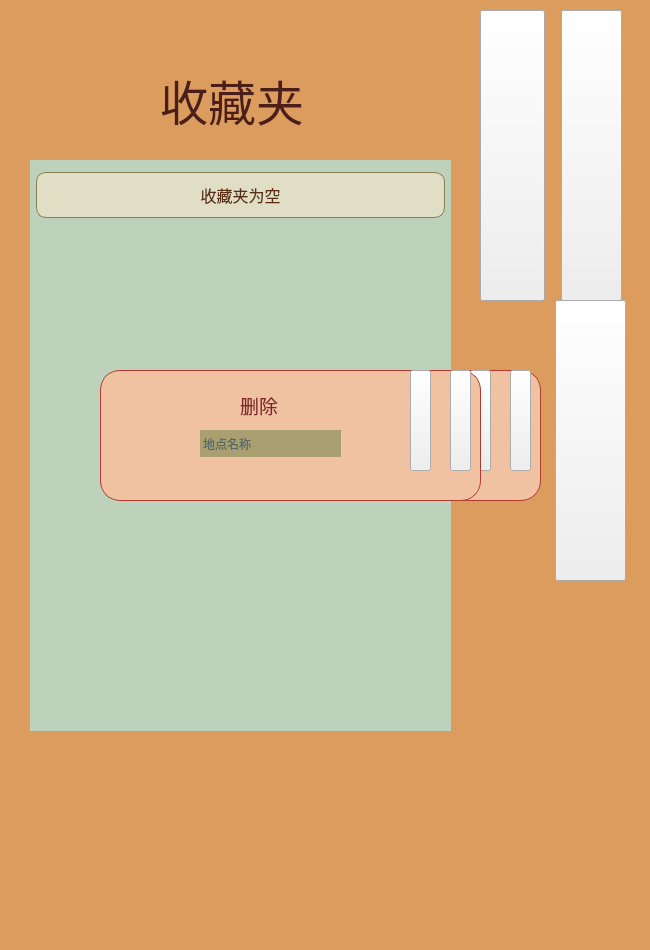
<?xml version="1.0" encoding="UTF-8"?>
<ui version="4.0">
 <class>FavoriteWidget</class>
 <widget class="QWidget" name="FavoriteWidget">
  <property name="geometry">
   <rect>
    <x>0</x>
    <y>0</y>
    <width>650</width>
    <height>950</height>
   </rect>
  </property>
  <property name="windowTitle">
   <string>Form</string>
  </property>
  <property name="layoutDirection">
   <enum>Qt::LayoutDirection::RightToLeft</enum>
  </property>
  <property name="autoFillBackground">
   <bool>false</bool>
  </property>
  <property name="styleSheet">
   <string notr="true">#FavoriteWidget{
	border-image: url(:/Pamela/image/FavoriteWidgetBg.jpg);
background-color: rgb(219, 156, 94);
 border: none;
}</string>
  </property>
  <widget class="QLabel" name="titleLabel">
   <property name="geometry">
    <rect>
     <x>160</x>
     <y>50</y>
     <width>201</width>
     <height>101</height>
    </rect>
   </property>
   <property name="font">
    <font>
     <family>HanyiSentyScholar</family>
     <pointsize>36</pointsize>
    </font>
   </property>
   <property name="styleSheet">
    <string notr="true">color: #4C1E1A;</string>
   </property>
   <property name="text">
    <string>收藏夹</string>
   </property>
  </widget>
  <widget class="QListWidget" name="listWidget">
   <property name="geometry">
    <rect>
     <x>30</x>
     <y>160</y>
     <width>421</width>
     <height>571</height>
    </rect>
   </property>
   <property name="font">
    <font>
     <family>HanyiSentyScholar</family>
     <pointsize>12</pointsize>
    </font>
   </property>
   <property name="styleSheet">
    <string notr="true">#listWidget {
    background-color: #BED2BB; /* 整个列表背景 */
    border: none;
    padding: 6px;
	text-align:center;
}

#listWidget::item {
    background-color: #E0DFC6;
    border: 1px solid #877D52;
    border-radius: 10px;
    padding: 10px;
    margin: 6px 0px; /* 竖直间隔，注意 Qt 样式表有时不生效 */

    color: #5A2E14;
	text-align:center;
	font-size:2px;
}

#listWidget::item:selected {
    background-color: #FAD6B6;
    border: 1px solid #8E3B1D;
    color: #472100;
}

#listWidget::item:hover {
    background-color: #EDF1BB;

}
</string>
   </property>
   <item>
    <property name="text">
     <string>收藏夹为空</string>
    </property>
    <property name="font">
     <font>
      <family>HanyiSentyScholar</family>
      <pointsize>12</pointsize>
     </font>
    </property>
    <property name="textAlignment">
     <set>AlignCenter</set>
    </property>
   </item>
  </widget>
  <widget class="QWidget" name="addWidget" native="true">
   <property name="geometry">
    <rect>
     <x>160</x>
     <y>370</y>
     <width>381</width>
     <height>131</height>
    </rect>
   </property>
   <property name="styleSheet">
    <string notr="true">#addWidget{
background-color:#F0C2A2;
border: 1px solid #B13B2E;
border-radius:20px;
}</string>
   </property>
   <widget class="QSlider" name="ratingSlider">
    <property name="geometry">
     <rect>
      <x>160</x>
      <y>50</y>
      <width>131</width>
      <height>18</height>
     </rect>
    </property>
    <property name="font">
     <font>
      <family>HanyiSentyScholar</family>
     </font>
    </property>
    <property name="cursor">
     <cursorShape>ClosedHandCursor</cursorShape>
    </property>
    <property name="styleSheet">
     <string notr="true">QSlider::groove:horizontal {
    background: #877D52;  /* 轨道背景 */
    height: 10px;             /* 轨道的高度 */
}

QSlider::handle:horizontal {
    background: #E0DFC6;      /* 设置滑块的颜色 */
    border: 2px solid #E0DFC6; /* 设置滑块边框 */
    width: 20px;              /* 设置滑块的宽度 */
    height: 20px;             /* 设置滑块的高度 */
    border-radius: 10px;      /* 设置滑块的圆角 */
}

QSlider::sub-page:horizontal {
    background: #BFB99C; /* 滑过的部分颜色 */
    border: 1px solid #bbb;
    height: 10px;
}
</string>
    </property>
    <property name="minimum">
     <number>0</number>
    </property>
    <property name="maximum">
     <number>500</number>
    </property>
    <property name="singleStep">
     <number>10</number>
    </property>
    <property name="pageStep">
     <number>10</number>
    </property>
    <property name="orientation">
     <enum>Qt::Orientation::Horizontal</enum>
    </property>
    <property name="invertedAppearance">
     <bool>true</bool>
    </property>
    <property name="invertedControls">
     <bool>false</bool>
    </property>
   </widget>
   <widget class="QLabel" name="ratingLabel">
    <property name="geometry">
     <rect>
      <x>180</x>
      <y>70</y>
      <width>101</width>
      <height>19</height>
     </rect>
    </property>
    <property name="font">
     <font>
      <family>HanyiSentyScholar</family>
     </font>
    </property>
    <property name="styleSheet">
     <string notr="true">color:#95302E;</string>
    </property>
    <property name="text">
     <string>喜好程度：3.0</string>
    </property>
   </widget>
   <widget class="QLineEdit" name="placeInput">
    <property name="geometry">
     <rect>
      <x>10</x>
      <y>50</y>
      <width>141</width>
      <height>27</height>
     </rect>
    </property>
    <property name="font">
     <font>
      <family>HanyiSentyScholar</family>
     </font>
    </property>
    <property name="autoFillBackground">
     <bool>false</bool>
    </property>
    <property name="styleSheet">
     <string notr="true">#placeInput {
    background-color: #A99F70;
    color: #003460;
    border: 1px solid transparent; /* 提前声明默认边框，避免 focus 时抖动 */
}

#placeInput:focus {
    background-color: #A99F70;  /* 再次声明背景色，防止被系统默认 focus 样式覆盖 */
    color: #003460;             /* 再声明字体颜色 */
    border: 1px solid #003460;  /* 改变边框颜色 */
}
</string>
    </property>
    <property name="text">
     <string/>
    </property>
    <property name="placeholderText">
     <string>地点名称</string>
    </property>
   </widget>
   <widget class="QLabel" name="label">
    <property name="geometry">
     <rect>
      <x>20</x>
      <y>10</y>
      <width>271</width>
      <height>31</height>
     </rect>
    </property>
    <property name="font">
     <font>
      <family>HanyiSentyScholar</family>
      <pointsize>14</pointsize>
     </font>
    </property>
    <property name="styleSheet">
     <string notr="true">color: rgb(130, 35, 39);
border:none;</string>
    </property>
    <property name="text">
     <string>添加景点到你的收藏夹吧！</string>
    </property>
   </widget>
   <widget class="QPushButton" name="subButton">
    <property name="geometry">
     <rect>
      <x>310</x>
      <y>0</y>
      <width>21</width>
      <height>101</height>
     </rect>
    </property>
    <property name="font">
     <font>
      <family>HanyiSentyScholar</family>
     </font>
    </property>
    <property name="cursor">
     <cursorShape>PointingHandCursor</cursorShape>
    </property>
    <property name="styleSheet">
     <string notr="true">border-image: url(:/Pamela/image/btn_submit.png);</string>
    </property>
    <property name="text">
     <string/>
    </property>
   </widget>
   <widget class="QPushButton" name="exitButton2">
    <property name="geometry">
     <rect>
      <x>350</x>
      <y>0</y>
      <width>21</width>
      <height>101</height>
     </rect>
    </property>
    <property name="cursor">
     <cursorShape>PointingHandCursor</cursorShape>
    </property>
    <property name="styleSheet">
     <string notr="true">border-image: url(:/Pamela/image/btn_exit.png);</string>
    </property>
    <property name="text">
     <string/>
    </property>
   </widget>
   <zorder>ratingSlider</zorder>
   <zorder>ratingLabel</zorder>
   <zorder>label</zorder>
   <zorder>subButton</zorder>
   <zorder>exitButton2</zorder>
   <zorder>placeInput</zorder>
  </widget>
  <widget class="QPushButton" name="addButton">
   <property name="geometry">
    <rect>
     <x>480</x>
     <y>10</y>
     <width>65</width>
     <height>291</height>
    </rect>
   </property>
   <property name="cursor">
    <cursorShape>PointingHandCursor</cursorShape>
   </property>
   <property name="styleSheet">
    <string notr="true">border-image: url(:/Pamela/image/btn_add.png);</string>
   </property>
   <property name="text">
    <string/>
   </property>
  </widget>
  <widget class="QPushButton" name="exitButton">
   <property name="geometry">
    <rect>
     <x>561</x>
     <y>10</y>
     <width>61</width>
     <height>291</height>
    </rect>
   </property>
   <property name="cursor">
    <cursorShape>PointingHandCursor</cursorShape>
   </property>
   <property name="styleSheet">
    <string notr="true">border-image: url(:/Pamela/image/btn_exit.png);</string>
   </property>
   <property name="text">
    <string/>
   </property>
  </widget>
  <widget class="QPushButton" name="delButton">
   <property name="geometry">
    <rect>
     <x>555</x>
     <y>300</y>
     <width>71</width>
     <height>281</height>
    </rect>
   </property>
   <property name="cursor">
    <cursorShape>PointingHandCursor</cursorShape>
   </property>
   <property name="styleSheet">
    <string notr="true">border-image: url(:/Pamela/image/btn_delete.png);</string>
   </property>
   <property name="text">
    <string/>
   </property>
  </widget>
  <widget class="QWidget" name="deleteWidget" native="true">
   <property name="geometry">
    <rect>
     <x>100</x>
     <y>370</y>
     <width>381</width>
     <height>131</height>
    </rect>
   </property>
   <property name="styleSheet">
    <string notr="true">#deleteWidget{
background-color:#F0C2A2;
border: 1px solid #B13B2E;
border-radius:20px;
}</string>
   </property>
   <widget class="QLineEdit" name="placeInput_2">
    <property name="geometry">
     <rect>
      <x>100</x>
      <y>60</y>
      <width>141</width>
      <height>27</height>
     </rect>
    </property>
    <property name="font">
     <font>
      <family>HanyiSentyScholar</family>
     </font>
    </property>
    <property name="autoFillBackground">
     <bool>false</bool>
    </property>
    <property name="styleSheet">
     <string notr="true">#placeInput_2 {
    background-color: #A99F70;
    color: #003460;
    border: 1px solid transparent; /* 提前声明默认边框，避免 focus 时抖动 */
}

#placeInput_2:focus {
    background-color: #A99F70;  /* 再次声明背景色，防止被系统默认 focus 样式覆盖 */
    color: #003460;             /* 再声明字体颜色 */
    border: 1px solid #003460;  /* 改变边框颜色 */
}
</string>
    </property>
    <property name="text">
     <string/>
    </property>
    <property name="placeholderText">
     <string>地点名称</string>
    </property>
   </widget>
   <widget class="QLabel" name="label_2">
    <property name="geometry">
     <rect>
      <x>140</x>
      <y>20</y>
      <width>61</width>
      <height>31</height>
     </rect>
    </property>
    <property name="font">
     <font>
      <family>HanyiSentyScholar</family>
      <pointsize>14</pointsize>
     </font>
    </property>
    <property name="styleSheet">
     <string notr="true">color: rgb(130, 35, 39);
border:none;</string>
    </property>
    <property name="text">
     <string>删除</string>
    </property>
   </widget>
   <widget class="QPushButton" name="deleteButton">
    <property name="geometry">
     <rect>
      <x>310</x>
      <y>0</y>
      <width>21</width>
      <height>101</height>
     </rect>
    </property>
    <property name="font">
     <font>
      <family>HanyiSentyScholar</family>
     </font>
    </property>
    <property name="cursor">
     <cursorShape>PointingHandCursor</cursorShape>
    </property>
    <property name="styleSheet">
     <string notr="true">border-image: url(:/Pamela/image/btn_delete.png);</string>
    </property>
    <property name="text">
     <string/>
    </property>
   </widget>
   <widget class="QPushButton" name="exitButton2_2">
    <property name="geometry">
     <rect>
      <x>350</x>
      <y>0</y>
      <width>21</width>
      <height>101</height>
     </rect>
    </property>
    <property name="cursor">
     <cursorShape>PointingHandCursor</cursorShape>
    </property>
    <property name="styleSheet">
     <string notr="true">border-image: url(:/Pamela/image/btn_exit.png);</string>
    </property>
    <property name="text">
     <string/>
    </property>
   </widget>
  </widget>
  <zorder>titleLabel</zorder>
  <zorder>listWidget</zorder>
  <zorder>addButton</zorder>
  <zorder>exitButton</zorder>
  <zorder>addWidget</zorder>
  <zorder>delButton</zorder>
  <zorder>deleteWidget</zorder>
 </widget>
 <resources/>
 <connections/>
</ui>
